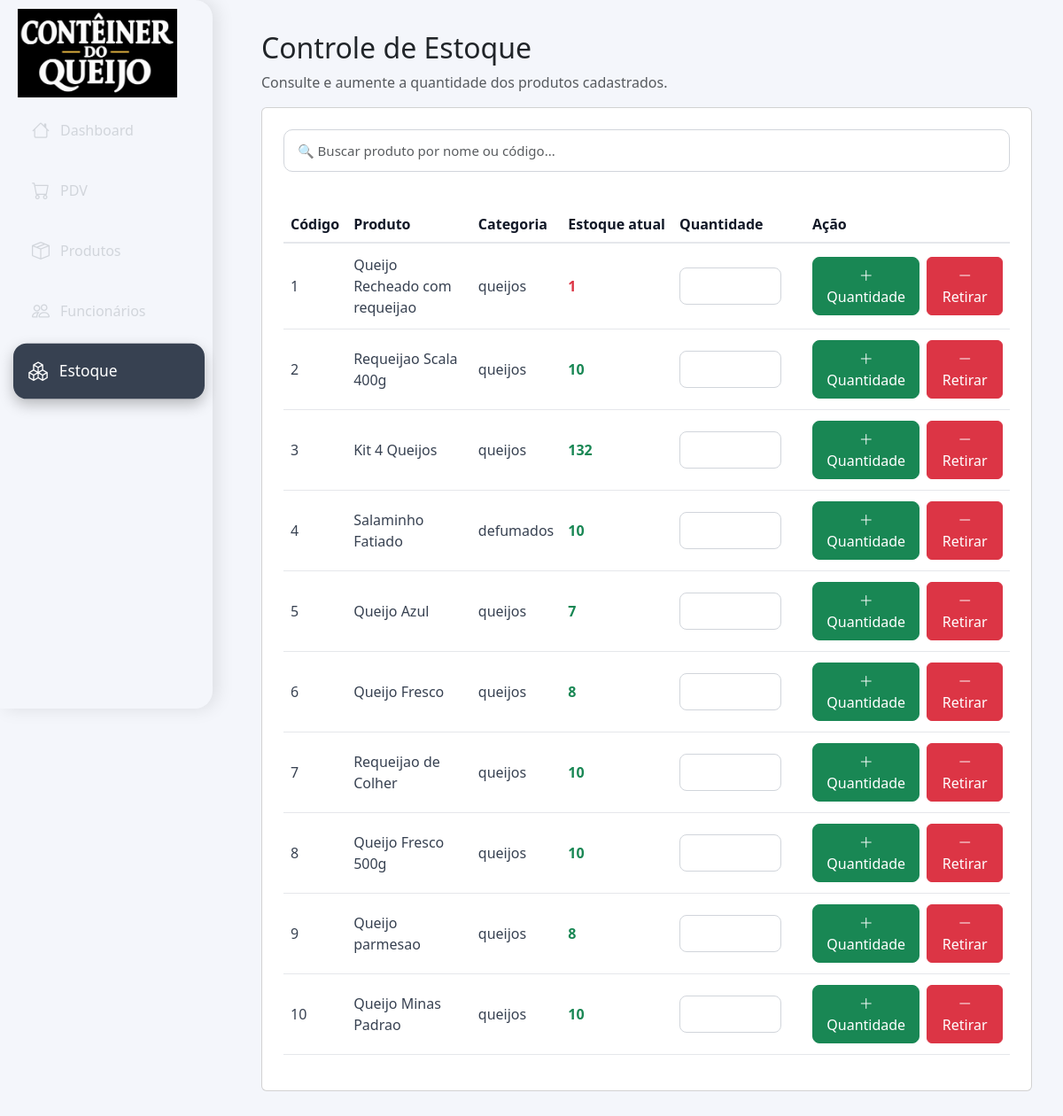
The page /PDV/estoque.php on the database as committed earlier.
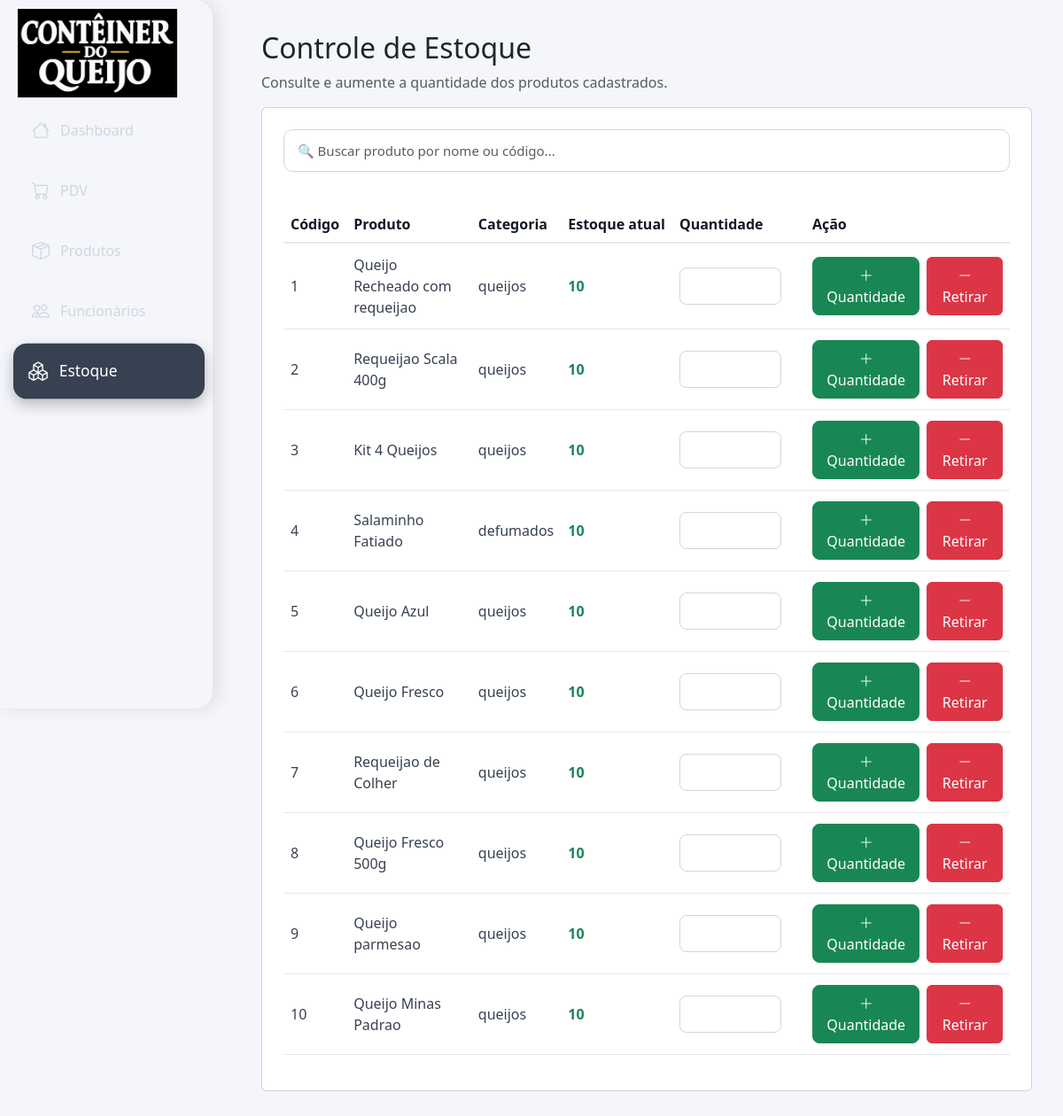
The same page on the database as committed later.
### tables this page shows
CREATE TABLE IF NOT EXISTS `produtos` (
  `idProduto` int(11) NOT NULL AUTO_INCREMENT,
  `nome` varchar(255) DEFAULT NULL,
  `codigoDeBarras` int(11) DEFAULT NULL,
  `valor` float(10,2) DEFAULT NULL,
  `validade` date DEFAULT NULL,
  `estoque` int(11) DEFAULT NULL,
  `Armazenamento` enum('Refrigerado','Normal') NOT NULL,
  `categoria` enum('frios','defumados','doces','bebidas','queijos') NOT NULL,
  `imagem` varchar(255) DEFAULT NULL,
  `idFornecedor` int(11) DEFAULT NULL,
  PRIMARY KEY (`idProduto`),
  KEY `idFornecedor` (`idFornecedor`)
);

### PDV/estoque.php (the view, shortened to what this page needs)
<?php
include 'conexao.php';
$sql = "
    SELECT
        idProduto,
        nome,
        codigoDeBarras,
        categoria,
        estoque
    FROM produtos
    ORDER BY codigodebarras ASC
";
$resultado = mysqli_query($conn, $sql);
?>
<!DOCTYPE html>
<html lang="pt-br">
<head>
    <link href="https://cdn.jsdelivr.net/npm/bootstrap@5.3.0/dist/css/bootstrap.min.css" rel="stylesheet">
<link rel="stylesheet"
href="https://cdn.jsdelivr.net/npm/bootstrap-icons@1.11.3/font/bootstrap-icons.min.css">
<link rel="stylesheet" href="css/estilo.css">
</head>
<body>
<div class="sidebar">
    <h2>
        <img id="logo" src="../imagens/logo.jpeg" style="height: 100px; width: 180px; margin-left: 0px; margin-right: 0px; margin-top: -20px;">
    </h2>
    <a href="index.php">
        <i class="bi bi-house"></i>
        Dashboard
    </a>
    <a href="pdv.html">
        <i class="bi bi-cart"></i>
        PDV
    </a>
    <a href="produtos.html">
        <i class="bi bi-box-seam"></i>
        Produtos
    </a>
    <a href="funcionarios.html">
        <i class="bi bi-people"></i>
        Funcionários
    </a>
    <a href="estoque.php" class='ativo'>
        <i class="bi bi-boxes"></i>
        Estoque
    </a>
</div>
<div class="content">
    <h2>Controle de Estoque</h2>
    <p class="text-muted">
        Consulte e aumente a quantidade dos produtos cadastrados.
    </p>
    <div class="card p-4">
        <div class="mb-4">
            <input
                type="text"
                id="busca"
                class="form-control"
                placeholder="🔍 Buscar produto por nome ou código..."
                onkeyup="filtrarProdutos()"
            >
        </div>
        <div class="table-responsive">
            <table class="table table-hover align-middle">
                <thead>
                    <tr>
                        <th>Código</th>
                        <th>Produto</th>
                        <th>Categoria</th>
                        <th>Estoque atual</th>
                        <th>Quantidade</th>
                        <th>Ação</th>
                    </tr>
                </thead>
                <tbody id="tabelaProdutos">
                <?php
                if ($resultado && mysqli_num_rows($resultado) > 0) {
                    while ($produto = mysqli_fetch_assoc($resultado)) {
                        ?>
                        <tr>
                            <td>
                                <?= htmlspecialchars($produto['codigoDeBarras']) ?>
                            </td>
                            <td>
                                <?= htmlspecialchars($produto['nome']) ?>
                            </td>
                            <td>
                                <?= htmlspecialchars($produto['categoria']) ?>
                            </td>
                            <td>
                                <span
                                    class="<?= $produto['estoque'] <= 5
                                        ? 'estoque-baixo'
                                        : 'estoque-normal' ?>"
                                >
                                    <?= $produto['estoque'] ?>
                                </span>
                            </td>
                            <td style="width: 150px;">
                                <input
                                    type="number"
                                    min="1"
                                    class="form-control quantidade-adicionar"
                                    placeholder=""
                                >
                            </td>
                            <td>
    <div class="d-flex gap-2">
        <button
            type="button"
            class="btn btn-success"
            onclick="adicionarEstoque(
                <?= $produto['idProduto'] ?>,
                this
            )"
        >
            <i class="bi bi-plus-lg"></i>
            Quantidade
        </button>
        <button
            type="button"
            class="btn btn-danger"
            onclick="retirarEstoque(
                <?= $produto['idProduto'] ?>,
                this
            )"
        >
            <i class="bi bi-dash-lg"></i>
            Retirar
        </button>
    </div>
</td>
                        </tr>
                        <?php
                    }
                }
                ?>
                </tbody>
            </table>
        </div>
    </div>
</div>
</body>
</html>

### PDV/estilo.css (style rules this page uses)
.btn { transition: all 0.2 ease; }
body { overflow-x: hidden; }
.card { transition: 0.3s; }

### PDV/estoque.php (style rules this page uses)
body { margin: 0; background: #f4f6fb; font-family: 'Segoe UI', sans-serif; }
.sidebar { width: 240px; height: 100vh; position: fixed; background: linear-gradient( black ); padding: 30px 20px; border-radius: 0 20px 20px 0; box-shadow: 5px 0 20px rgba(0,0,0,0.1); }
.sidebar a { display: flex; align-items: center; gap: 12px; color: #d1d5db; padding: 14px 16px; text-decoration: none; border-radius: 14px; margin-bottom: 10px; transition: 0.3s; font-size: 16px; }
.sidebar a.ativo { background: #374151; color: white; transform: scale(1.08); position: relative; z-index: 10; box-shadow: 0 6px 15px rgba(0, 0, 0, 0.25); margin-left: 3px; margin-right: -3px; }
.sidebar i { font-size: 20px; }
.content { margin-left: 260px; padding: 35px; }
#busca { height: 48px; border-radius: 10px; border: 1px solid #d1d5db; padding: 10px 15px; font-size: 15px; transition: 0.2s; }
table { margin-top: 15px; }
.table { vertical-align: middle; }
.table thead th { color: #111827; font-weight: 600; border-bottom: 2px solid #e5e7eb; white-space: nowrap; }
.table tbody td { color: #374151; border-bottom: 1px solid #e5e7eb; padding-top: 12px; padding-bottom: 12px; }
.estoque-normal { color: #198754; font-weight: bold; }
.quantidade-adicionar { width: 115px; border-radius: 8px; border: 1px solid #d1d5db; padding: 8px 10px; }
.btn-success { border-radius: 8px; padding: 8px 14px; font-weight: 500; transition: 0.2s; }
.estoque-baixo { color: #dc3545; font-weight: bold; }

Rows that differ between the two databases and show on the page:
changed produtos "Queijo Recheado com requeijao": estoque "1" → "10"
changed produtos "Kit 4 Queijos": estoque "132" → "10"
changed produtos "Queijo Azul": estoque "7" → "10"
changed produtos "Queijo Fresco": estoque "8" → "10"
changed produtos "Queijo parmesao": estoque "8" → "10"
